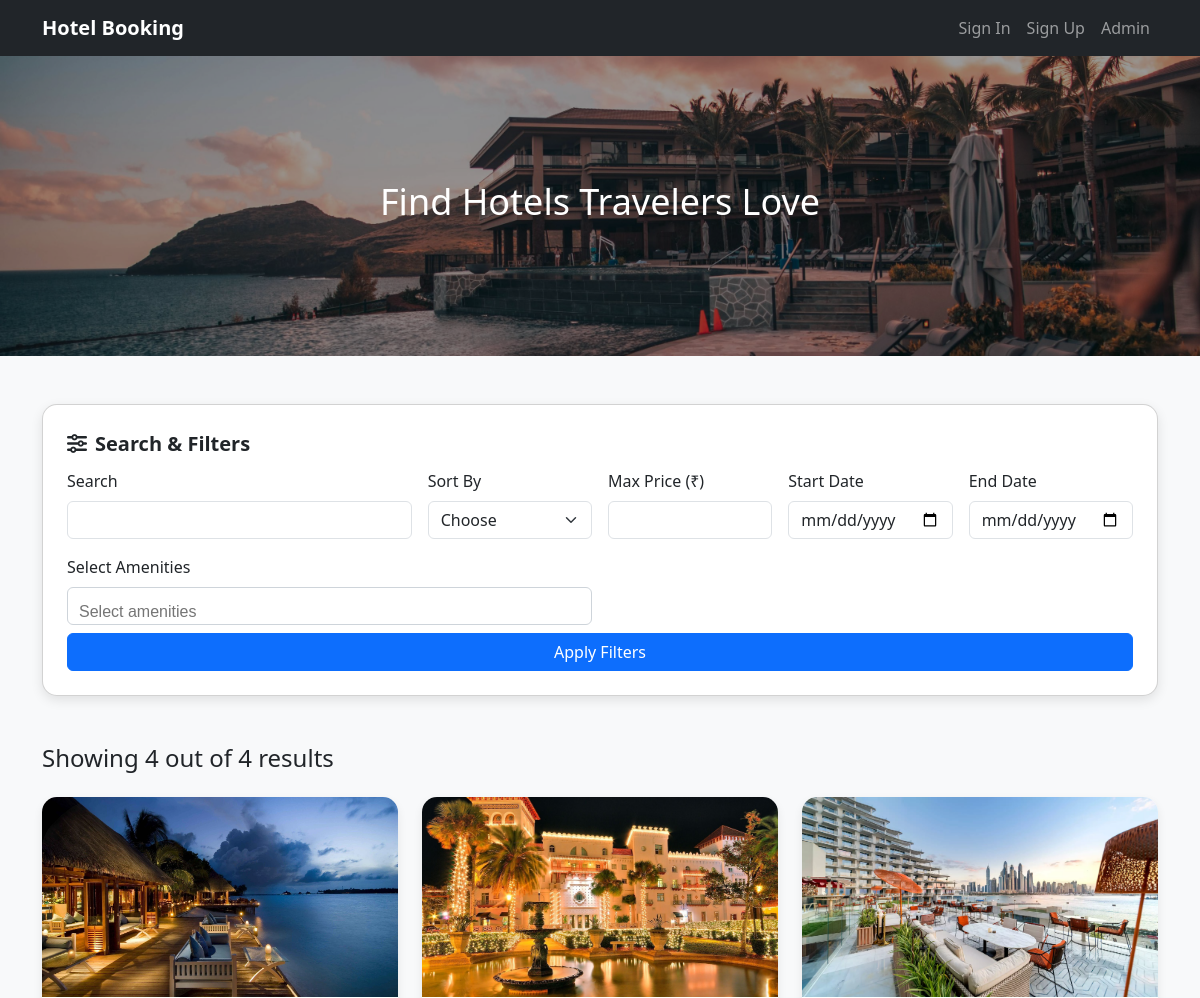
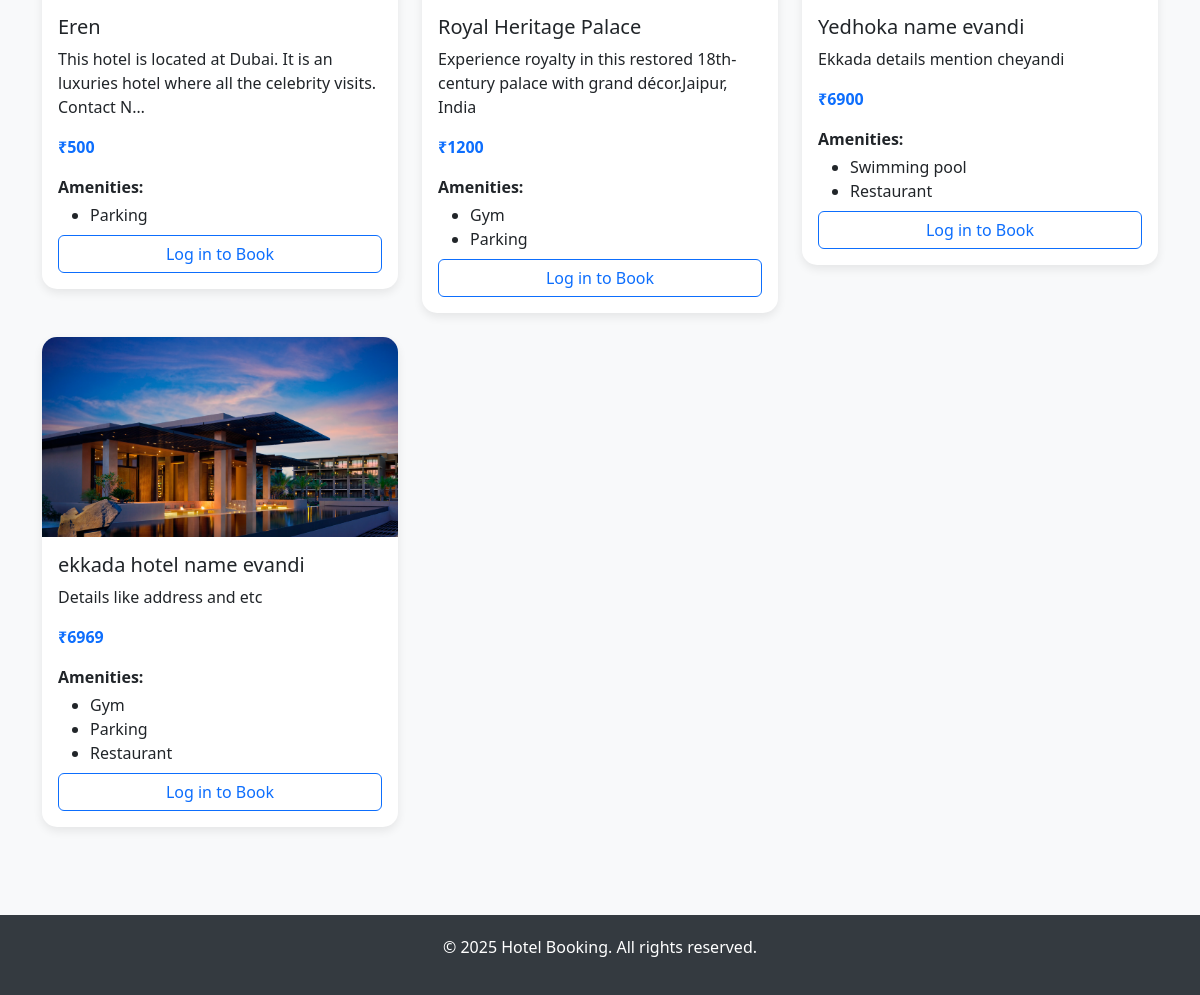
The app's page /, older data (2 pictures, top to bottom).
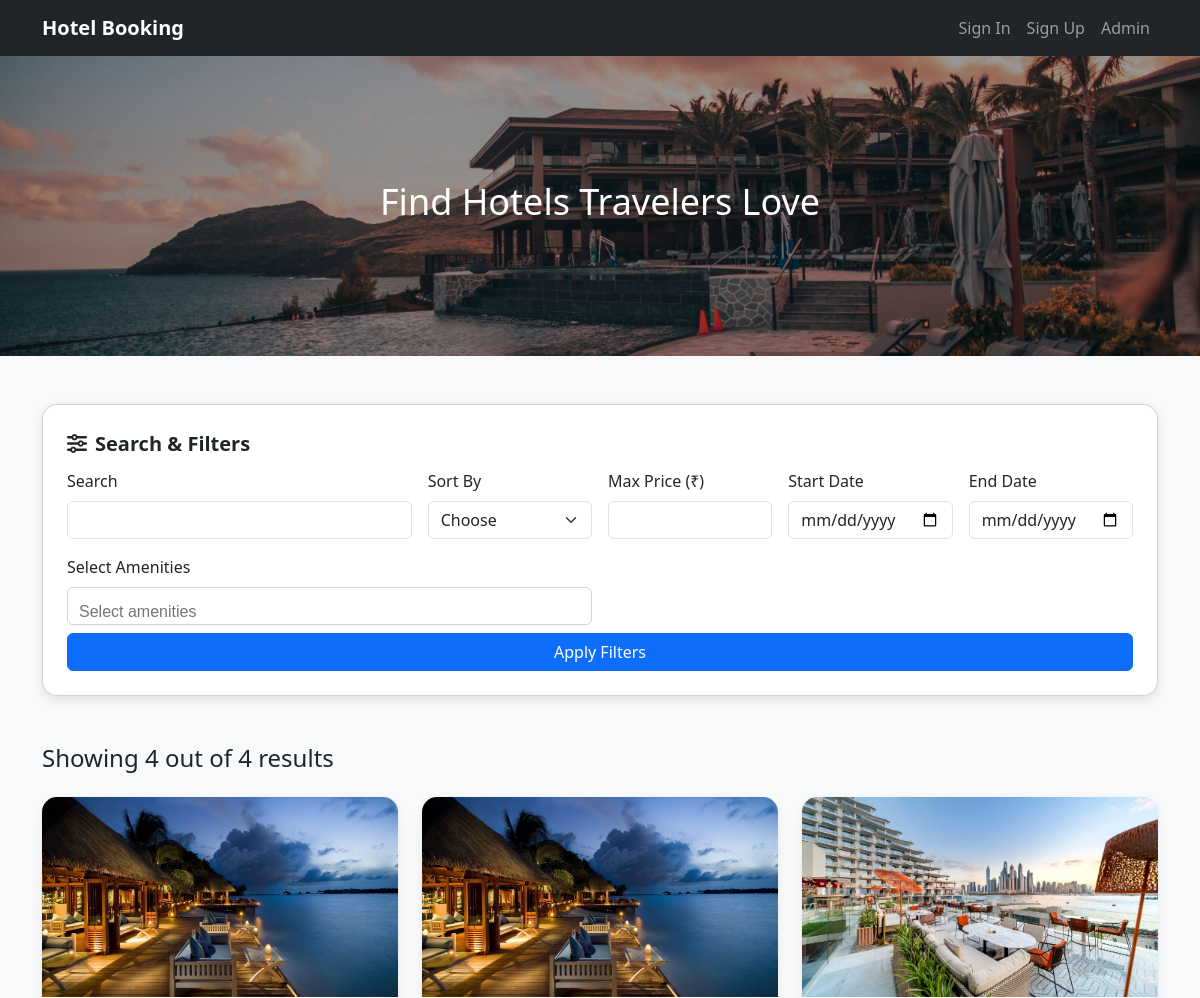
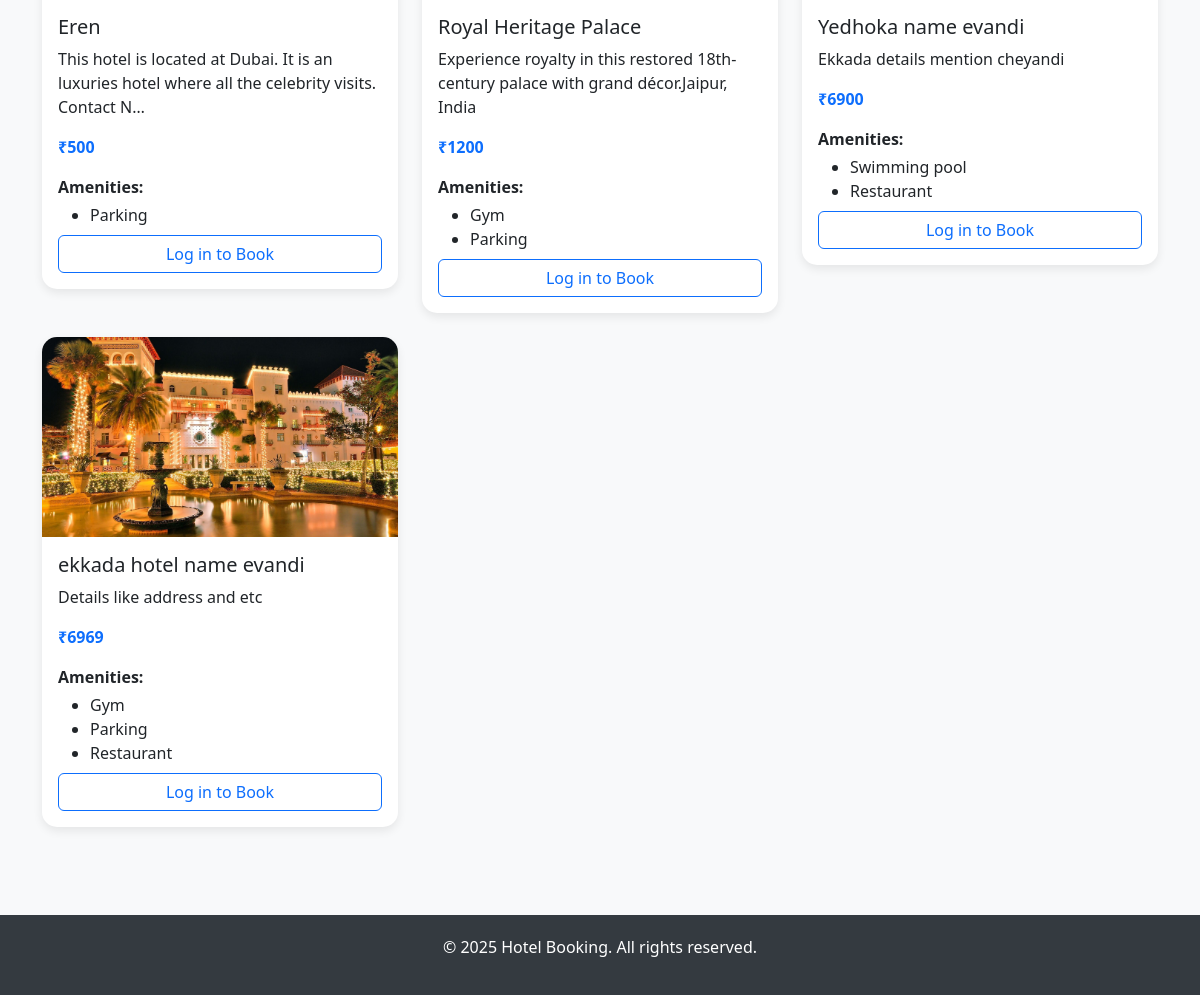
The same page, newer data (2 pictures, top to bottom).
### HotelApp/models.py (models this page shows, shortened)
class Hotel(models.Model):
    hotel_name = models.CharField(max_length=100)
    hotel_price = models.IntegerField()
    description = models.TextField(default='no details')
    amenities = models.ManyToManyField(Amenities)
    room_count = models.IntegerField(default=10)

class HotelImages(models.Model):
    hotel = models.ForeignKey(Hotel, on_delete=models.CASCADE)
    images = models.ImageField(upload_to='hotels')

### HotelApp/views.py (the view)
# urls.py: path('', views.index, name='index'),
def index(request):
    amenities = Amenities.objects.all()
    hotels = Hotel.objects.all()
    total_hotels = len(hotels)
    search = request.GET.get('searchInput') or ''
    sort_by = request.GET.get('sortSelect') or ''
    price = request.GET.get('price') or ''
    startdate = request.GET.get('startDate') or ''
    enddate = request.GET.get('endDate') or ''
    selected_amenities = request.GET.getlist('selectAmenity')
    if selected_amenities:
        hotels = hotels.filter(amenities__amenity_name__in=selected_amenities).distinct()
    if search:
        hotels = hotels.filter(
            Q(hotel_name__icontains=search) |
            Q(description__icontains=search) |
            Q(amenities__amenity_name__icontains=search)
        ).distinct()
    if sort_by == 'low_to_high':
        hotels = hotels.order_by('hotel_price')
    elif sort_by == 'high_to_low':
        hotels = hotels.order_by('-hotel_price')
    if price:
        hotels = hotels.filter(hotel_price__lte=int(price))
    if startdate and enddate:
        unbooked = []
        for h in hotels:
            if check_booking(h.id, h.room_count, startdate, enddate):
                unbooked.append(h)
        hotels = unbooked
    context = {
        'hotels': hotels,
        'total_hotels': total_hotels,
        'amenities': amenities,
        'selected_amenities': selected_amenities,
        'sort_by': sort_by,
        'search': search,
        'price': price,
        'startdate': startdate,
        'enddate': enddate,
        'date': datetime.today().strftime('%Y-%m-%d')
    }
    return render(request, 'index.html', context)

### HotelApp/templates/index.html (shortened to what the changed rows need)
{% load static %}
<!DOCTYPE html>
<html lang="en">
<head>
  <link href="https://cdn.jsdelivr.net/npm/bootstrap@5.3.0/dist/css/bootstrap.min.css" rel="stylesheet">
  <link href="https://cdn.jsdelivr.net/npm/select2@4.1.0-rc.0/dist/css/select2.min.css" rel="stylesheet" />
  <link rel="stylesheet" href="https://cdnjs.cloudflare.com/ajax/libs/font-awesome/6.7.2/css/all.min.css" />
</head>
<body>
<div class="imgowner">
  <h1>Find Hotels Travelers Love</h1>
</div>
<div class="container mt-5">
  <div class="row">
    {% for hotel in hotels %}
    <div class="col-md-4 mb-4">
      <div class="card hotel-card">
        {% if hotel.hotelimages_set.first %}
          <img src="{{ hotel.hotelimages_set.first.images.url }}" class="card-img-top" alt="{{ hotel.hotel_name }}">
        {% else %}
          <img src="{% static 'images/default.jpg' %}" class="card-img-top" alt="No image available">
        {% endif %}
        <div class="card-body">
          <h5 class="card-title">{{ hotel.hotel_name }}</h5>
          <p class="card-text">{{ hotel.description|truncatechars:100 }}</p>
          <p class="text-primary fw-bold">₹{{ hotel.hotel_price }}</p>
          <p class="mb-1"><strong>Amenities:</strong></p>
          <ul class="mb-2">
            {% for amenity in hotel.amenities.all %}
              <li>{{ amenity.amenity_name }}</li>
            {% empty %}
              <li>No amenities listed</li>
            {% endfor %}
          </ul>
          {% if request.user.is_authenticated %}
            <button type="button" class="btn btn-success w-100 book-btn"
                    data-bs-toggle="modal"
                    data-bs-target="#bookingModal"
                    data-hotel-id="{{ hotel.id }}"
                    data-hotel-name="{{ hotel.hotel_name }}">
              Book Now
            </button>
          {% else %}
            <a href="{% url 'signin' %}" class="btn btn-outline-primary w-100">Log in to Book</a>
          {% endif %}
        </div>
      </div>
    </div>
    {% endfor %}
  </div>
</div>
</body>
</html>

Row changes from the older to the newer data that the page shows:
changed through a linked row, Hotel "Royal Heritage Palace": hotelimages_set.first.images: a different picture
changed through a linked row, Hotel "ekkada hotel name evandi": hotelimages_set.first.images: a different picture
